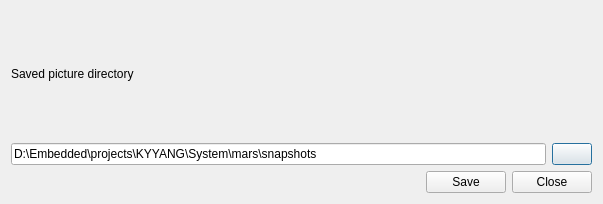
<?xml version="1.0" encoding="UTF-8"?>
<ui version="4.0">
 <class>grapDialog</class>
 <widget class="QDialog" name="grapDialog">
  <property name="geometry">
   <rect>
    <x>0</x>
    <y>0</y>
    <width>603</width>
    <height>204</height>
   </rect>
  </property>
  <property name="minimumSize">
   <size>
    <width>603</width>
    <height>204</height>
   </size>
  </property>
  <property name="maximumSize">
   <size>
    <width>603</width>
    <height>204</height>
   </size>
  </property>
  <property name="windowTitle">
   <string>Saved pictures</string>
  </property>
  <layout class="QVBoxLayout" name="verticalLayout_3">
   <item>
    <layout class="QVBoxLayout" name="verticalLayout_2">
     <item>
      <layout class="QVBoxLayout" name="verticalLayout">
       <item>
        <layout class="QHBoxLayout" name="horizontalLayout_2">
         <item>
          <widget class="QLabel" name="label">
           <property name="text">
            <string>Saved picture directory</string>
           </property>
          </widget>
         </item>
         <item>
          <spacer name="horizontalSpacer">
           <property name="orientation">
            <enum>Qt::Horizontal</enum>
           </property>
           <property name="sizeHint" stdset="0">
            <size>
             <width>218</width>
             <height>20</height>
            </size>
           </property>
          </spacer>
         </item>
        </layout>
       </item>
       <item>
        <layout class="QHBoxLayout" name="horizontalLayout">
         <item>
          <widget class="QLineEdit" name="pictureSavedDir">
           <property name="minimumSize">
            <size>
             <width>0</width>
             <height>0</height>
            </size>
           </property>
           <property name="maximumSize">
            <size>
             <width>1000</width>
             <height>30</height>
            </size>
           </property>
           <property name="text">
            <string>D:\Embedded\projects\KYYANG\System\mars\snapshots</string>
           </property>
          </widget>
         </item>
         <item>
          <widget class="QPushButton" name="setDirButton">
           <property name="text">
            <string/>
           </property>
           <property name="icon">
            <iconset resource="wifiVehicleImages.qrc">
             <normaloff>:/wifiVehicleImages/image/file.png</normaloff>:/wifiVehicleImages/image/file.png</iconset>
           </property>
           <property name="iconSize">
            <size>
             <width>30</width>
             <height>30</height>
            </size>
           </property>
          </widget>
         </item>
        </layout>
       </item>
      </layout>
     </item>
     <item>
      <layout class="QHBoxLayout" name="horizontalLayout_3">
       <item>
        <spacer name="horizontalSpacer_2">
         <property name="orientation">
          <enum>Qt::Horizontal</enum>
         </property>
         <property name="sizeHint" stdset="0">
          <size>
           <width>238</width>
           <height>20</height>
          </size>
         </property>
        </spacer>
       </item>
       <item>
        <widget class="QPushButton" name="saveDirButton">
         <property name="text">
          <string>Save</string>
         </property>
         <property name="icon">
          <iconset resource="wifiVehicleImages.qrc">
           <normaloff>:/wifiVehicleImages/image/save.png</normaloff>:/wifiVehicleImages/image/save.png</iconset>
         </property>
         <property name="iconSize">
          <size>
           <width>30</width>
           <height>30</height>
          </size>
         </property>
        </widget>
       </item>
       <item>
        <widget class="QPushButton" name="closeButton">
         <property name="text">
          <string>Close</string>
         </property>
         <property name="icon">
          <iconset resource="wifiVehicleImages.qrc">
           <normaloff>:/wifiVehicleImages/image/gnome-shutdown.png</normaloff>:/wifiVehicleImages/image/gnome-shutdown.png</iconset>
         </property>
         <property name="iconSize">
          <size>
           <width>30</width>
           <height>30</height>
          </size>
         </property>
        </widget>
       </item>
      </layout>
     </item>
    </layout>
   </item>
  </layout>
 </widget>
 <resources>
  <include location="wifiVehicleImages.qrc"/>
 </resources>
 <connections/>
</ui>
